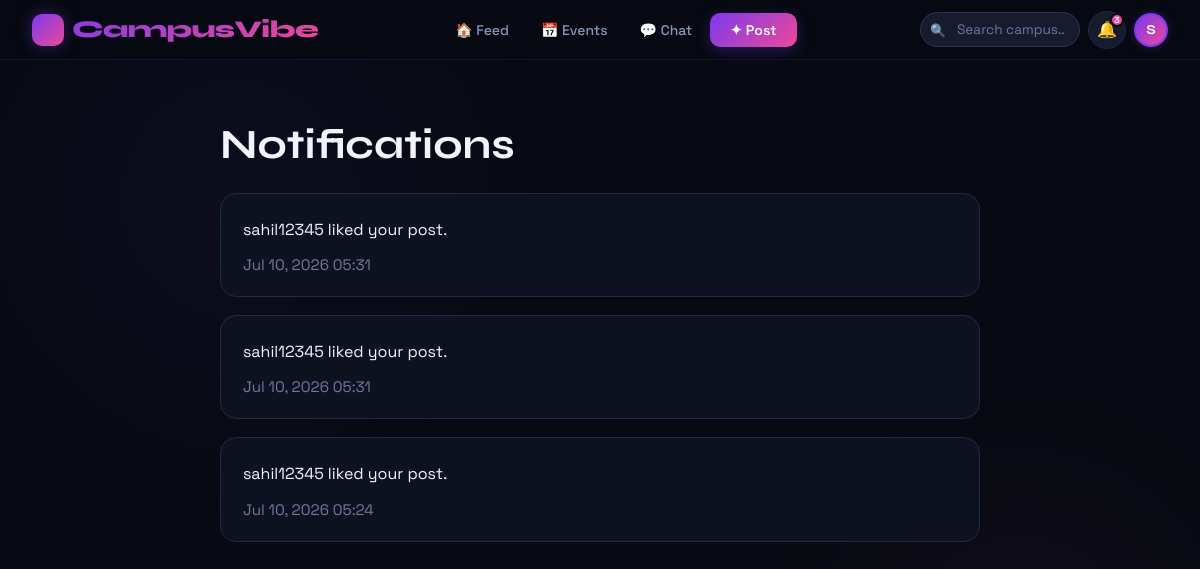
The app's page /notifications/ (signed in) with its own data.
### event/models.py (models this page shows, shortened)
class Notification(models.Model):
    user = models.ForeignKey(
        User,
        on_delete=models.CASCADE
    )
    event = models.ForeignKey(
        Event,
        on_delete=models.CASCADE,
        null=True,
        blank=True
    )
    message = models.CharField(
        max_length=200
    )
    is_read = models.BooleanField(
        default=False
    )
    created_at = models.DateTimeField(
        auto_now_add=True
    )

### event/views.py (the view)
@login_required
def notifications_page(request):
    notifications = Notification.objects.filter(
        user=request.user
    ).order_by('-created_at')
    return render(
        request,
        'event/notifications.html',
        {'notifications': notifications}
    )

### event/templates/event/notifications.html (shortened to what this page needs)
{% extends 'index.html' %}
{% block content %}
<div class="notifications-page">
    <h1>Notifications</h1>
    {% for notification in notifications %}
    <div class="notification-card">
        <p>{{ notification.message }}</p>
        <div class="notification-timestamp">{{ notification.created_at|date:'M j, Y H:i' }}</div>
    </div>
    {% empty %}
    <div class="empty-message">No notifications yet.</div>
    {% endfor %}
</div>
{% endblock %}

### app/templates/index.html (shortened to what this page needs)
<!DOCTYPE html>
<html lang="en">
<head>
</head>
<body>
<nav class="top-nav">
    <a href="/" class="nav-logo">
        <span class="nav-logo-icon">🎓</span>
        CampusVibe
    </a>
    <div class="nav-links-desktop">
        {% if user.is_authenticated %}
            <a href="/feed/" id="nav-feed">🏠 Feed</a>
            <a href="/event/" id="nav-events">📅 Events</a>
            <a href="/chat/" id="nav-chat">💬 Chat</a>
            <a href="/create-post/" class="btn nav-cta-btn">✦ Post</a>
        {% else %}
            <a href="/">Home</a>
            <a href="/register/" class="btn nav-cta-btn">Join Free →</a>
            <a href="/login/">Sign in</a>
        {% endif %}
    </div>
    <div class="nav-right">
        {% if user.is_authenticated %}
            <div class="nav-search-wrap">
                <span class="nav-search-icon">🔍</span>
                <form method="GET" action="/feed/">
                    <input class="nav-search-input" type="text" name="q" placeholder="Search campus..." value="{{ request.GET.q|default:'' }}">
                </form>
            </div>
            <a href="/notifications/" class="nav-icon-btn" title="Notifications">
                🔔
                <span class="notif-badge">3</span>
            </a>
            <a href="/profile/" class="nav-avatar">
                {{ user.username|first|upper }}
            </a>
        {% else %}
            <a href="/login/" class="btn btn-ghost btn-sm">Sign in</a>
        {% endif %}
    </div>
</nav>
<div class="page">
    {% block content %}
    {% endblock %}
</div>
</body>
</html>

### event/templates/event/notifications.html (style rules this page uses)
.notifications-page { max-width: 800px; margin: 0 auto; padding: 60px 20px 100px; }
.notifications-page h1 { font-family: 'Syne', sans-serif; font-size: 2.6rem; margin-bottom: 24px; color: var(--text); }
.notification-card { background: var(--surface); border: 1px solid var(--border); border-radius: var(--radius); padding: 22px; margin-bottom: 18px; }
.notification-card p { margin: 0; color: var(--text); line-height: 1.7; }
.notification-timestamp { margin-top: 12px; color: var(--muted); font-size: 0.95rem; }

### records on screen
Notification: message "sahil12345 liked your post.", created_at "Jul 10, 2026 05:31"
Notification: message "sahil12345 liked your post.", created_at "Jul 10, 2026 05:31"
Notification: message "sahil12345 liked your post.", created_at "Jul 10, 2026 05:24"

### other values on screen
{{ user.username|first|upper }} "S"
